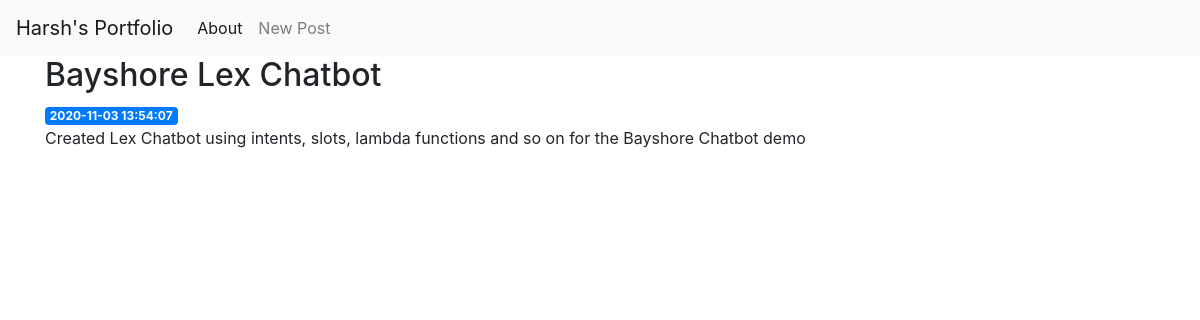
Page /3 on the committed database.
### tables this page shows
CREATE TABLE posts (
    id INTEGER PRIMARY KEY AUTOINCREMENT,
    created TIMESTAMP NOT NULL DEFAULT CURRENT_TIMESTAMP,
    title TEXT NOT NULL,
    content TEXT NOT NULL
);

### app.py (the view)
@app.route('/<int:post_id>')
def post(post_id):
    post = get_post(post_id)
    return render_template('post.html', post=post)

### app.py (called while the page is built)
def get_db_connection():
    conn = sqlite3.connect('database.db')
    conn.row_factory = sqlite3.Row
    return conn

def get_post(post_id):
    conn = get_db_connection()
    post = conn.execute('SELECT * FROM posts WHERE id = ?',
                        (post_id,)).fetchone()
    conn.close()
    if post is None:
        abort(404)
    return post

### templates/post.html
{% extends 'base.html' %}
{% block content %}
    <h2>{% block title %} {{ post['title'] }} {% endblock %}</h2>
    <span class="badge badge-primary">{{ post['created'] }}</span>
    <p>{{ post['content'] }}</p>
{% endblock %}

### rows in the picture
posts: title "Bayshore Lex Chatbot", created "2020-11-03 13:54:07", content "Created Lex Chatbot using intents, slots, lambda functions and so on for the Bayshore Chatbot demo"
